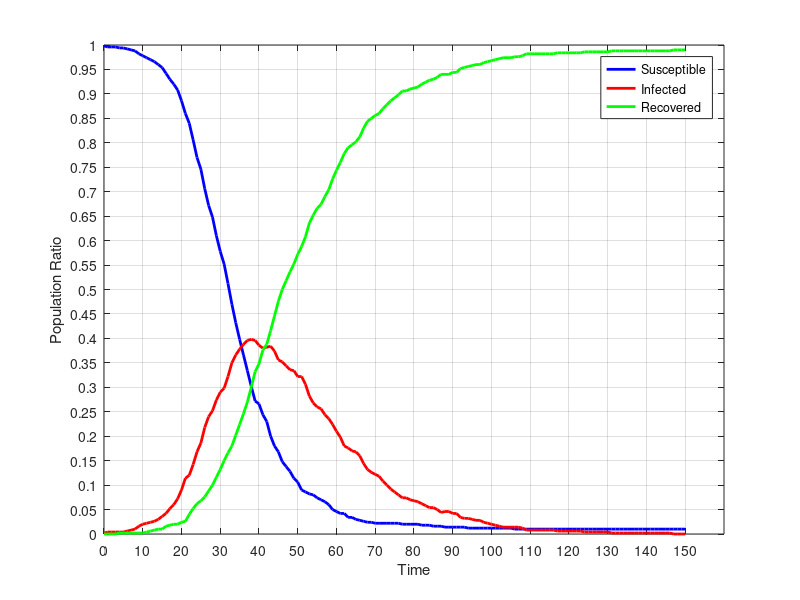

MATLAB code for this plot:
dynamics = [
499.0,1.0,0.0;
498.0,2.0,0.0;
498.0,2.0,0.0;
498.0,2.0,0.0;
497.0,2.0,1.0;
497.0,2.0,1.0;
496.0,3.0,1.0;
495.0,4.0,1.0;
494.0,5.0,1.0;
491.0,8.0,1.0;
489.0,10.0,1.0;
487.0,11.0,2.0;
485.0,12.0,3.0;
483.0,13.0,4.0;
480.0,15.0,5.0;
477.0,18.0,5.0;
471.0,21.0,8.0;
465.0,26.0,9.0;
460.0,30.0,10.0;
454.0,36.0,10.0;
443.0,45.0,12.0;
430.0,57.0,13.0;
420.0,60.0,20.0;
403.0,71.0,26.0;
385.0,84.0,31.0;
373.0,93.0,34.0;
353.0,109.0,38.0;
336.0,120.0,44.0;
324.0,126.0,50.0;
305.0,137.0,58.0;
289.0,145.0,66.0;
276.0,149.0,75.0;
256.0,161.0,83.0;
235.0,175.0,90.0;
216.0,183.0,101.0;
199.0,189.0,112.0;
183.0,194.0,123.0;
167.0,198.0,135.0;
151.0,199.0,150.0;
136.0,198.0,166.0;
133.0,193.0,174.0;
122.0,190.0,188.0;
115.0,191.0,194.0;
100.0,192.0,208.0;
90.0,187.0,223.0;
84.0,178.0,238.0;
74.0,176.0,250.0;
69.0,172.0,259.0;
64.0,168.0,268.0;
57.0,167.0,276.0;
53.0,161.0,286.0;
45.0,161.0,294.0;
43.0,153.0,304.0;
41.0,141.0,318.0;
40.0,134.0,326.0;
37.0,130.0,333.0;
35.0,128.0,337.0;
33.0,122.0,345.0;
30.0,118.0,352.0;
25.0,112.0,363.0;
23.0,105.0,372.0;
21.0,99.0,380.0;
21.0,90.0,389.0;
17.0,88.0,395.0;
17.0,85.0,398.0;
15.0,84.0,401.0;
14.0,80.0,406.0;
13.0,72.0,415.0;
12.0,66.0,422.0;
12.0,63.0,425.0;
11.0,61.0,428.0;
11.0,59.0,430.0;
11.0,54.0,435.0;
11.0,50.0,439.0;
11.0,46.0,443.0;
11.0,43.0,446.0;
11.0,40.0,449.0;
10.0,37.0,453.0;
10.0,37.0,453.0;
10.0,35.0,455.0;
10.0,34.0,456.0;
10.0,33.0,457.0;
9.0,31.0,460.0;
9.0,29.0,462.0;
9.0,27.0,464.0;
8.0,27.0,465.0;
8.0,25.0,467.0;
8.0,22.0,470.0;
7.0,23.0,470.0;
7.0,23.0,470.0;
7.0,21.0,472.0;
7.0,21.0,472.0;
7.0,17.0,476.0;
7.0,16.0,477.0;
6.0,16.0,478.0;
6.0,15.0,479.0;
6.0,14.0,480.0;
6.0,14.0,480.0;
6.0,12.0,482.0;
6.0,11.0,483.0;
6.0,10.0,484.0;
6.0,9.0,485.0;
6.0,8.0,486.0;
6.0,7.0,487.0;
6.0,7.0,487.0;
6.0,7.0,487.0;
5.0,7.0,488.0;
5.0,7.0,488.0;
5.0,6.0,489.0;
5.0,4.0,491.0;
5.0,4.0,491.0;
5.0,4.0,491.0;
5.0,4.0,491.0;
5.0,4.0,491.0;
5.0,4.0,491.0;
5.0,4.0,491.0;
5.0,4.0,491.0;
5.0,3.0,492.0;
5.0,3.0,492.0;
5.0,3.0,492.0;
5.0,3.0,492.0;
5.0,3.0,492.0;
5.0,3.0,492.0;
5.0,3.0,492.0;
5.0,2.0,493.0;
5.0,2.0,493.0;
5.0,2.0,493.0;
5.0,2.0,493.0;
5.0,2.0,493.0;
5.0,2.0,493.0;
5.0,2.0,493.0;
5.0,1.0,494.0;
5.0,1.0,494.0;
5.0,1.0,494.0;
5.0,1.0,494.0;
5.0,1.0,494.0;
5.0,1.0,494.0;
5.0,1.0,494.0;
5.0,1.0,494.0;
5.0,1.0,494.0;
5.0,1.0,494.0;
5.0,1.0,494.0;
5.0,1.0,494.0;
5.0,1.0,494.0;
5.0,1.0,494.0;
5.0,1.0,494.0;
5.0,1.0,494.0;
5.0,0.0,495.0;
5.0,0.0,495.0;
5.0,0.0,495.0;
5.0,0.0,495.0;
];
susceptible = dynamics (:, 1);
infected = dynamics (:, 2);
recovered = dynamics (:, 3);
totalPopulation = susceptible(1) + infected(1) + recovered(1);
susceptibleRatio = susceptible ./ totalPopulation;
infectedRatio = infected ./ totalPopulation;
recoveredRatio = recovered ./ totalPopulation;
steps = length (susceptible);
indices = 0 : steps - 1;
time = 0 : (1) : steps - 1;
replications = 10;
figure
plot (indices, susceptibleRatio.', 'color', 'blue', 'linewidth', 2);
hold on
plot (indices, infectedRatio.', 'color', 'red', 'linewidth', 2);
hold on
plot (indices, recoveredRatio.', 'color', 'green', 'linewidth', 2);
set(gca,'YTick',0:0.05:1.0);
set(gca,'XTick', indices(1:10:end), 'xticklabel', time(1:10:end));
xlabel ('Time');
ylabel ('Population Ratio');
legend('Susceptible','Infected', 'Recovered');
grid on
